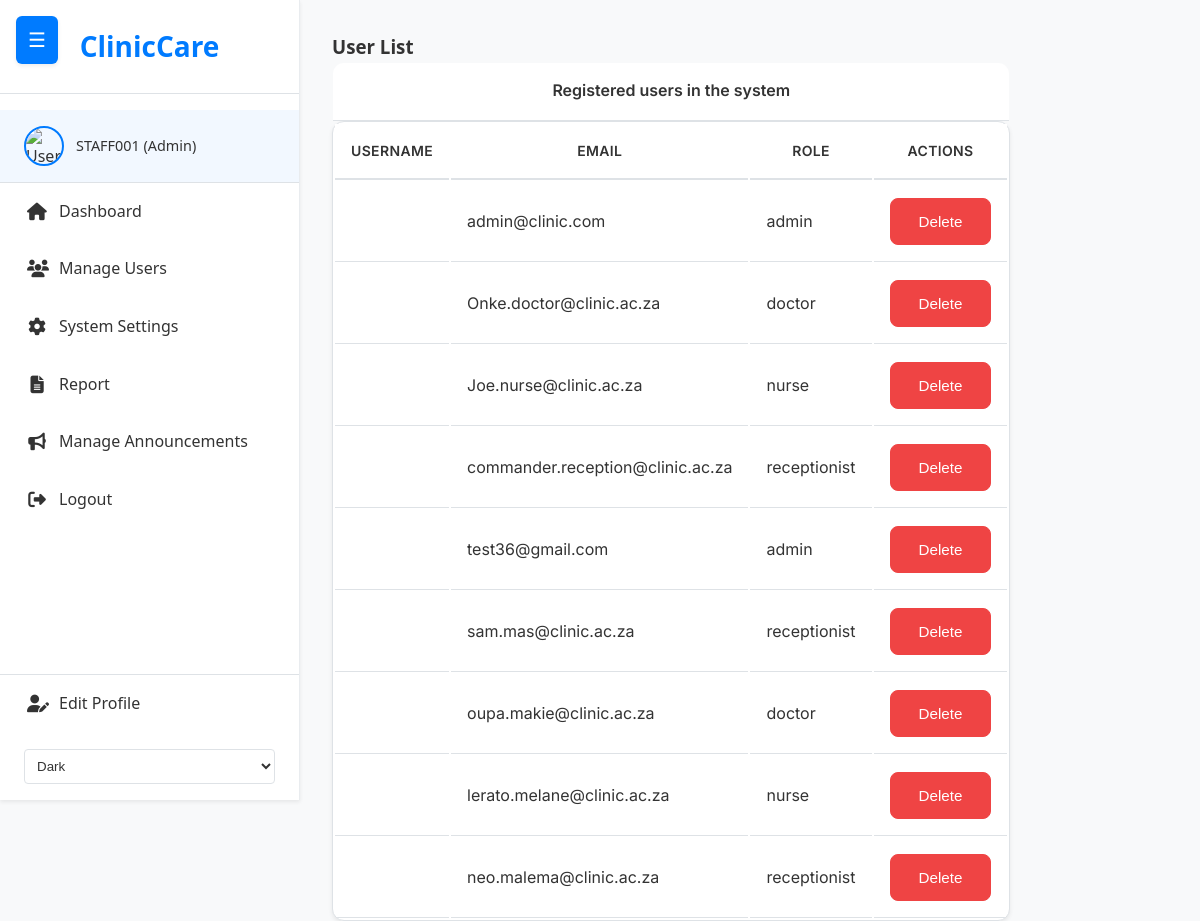
/manage_users (signed in), run on an earlier commit of the app's database.
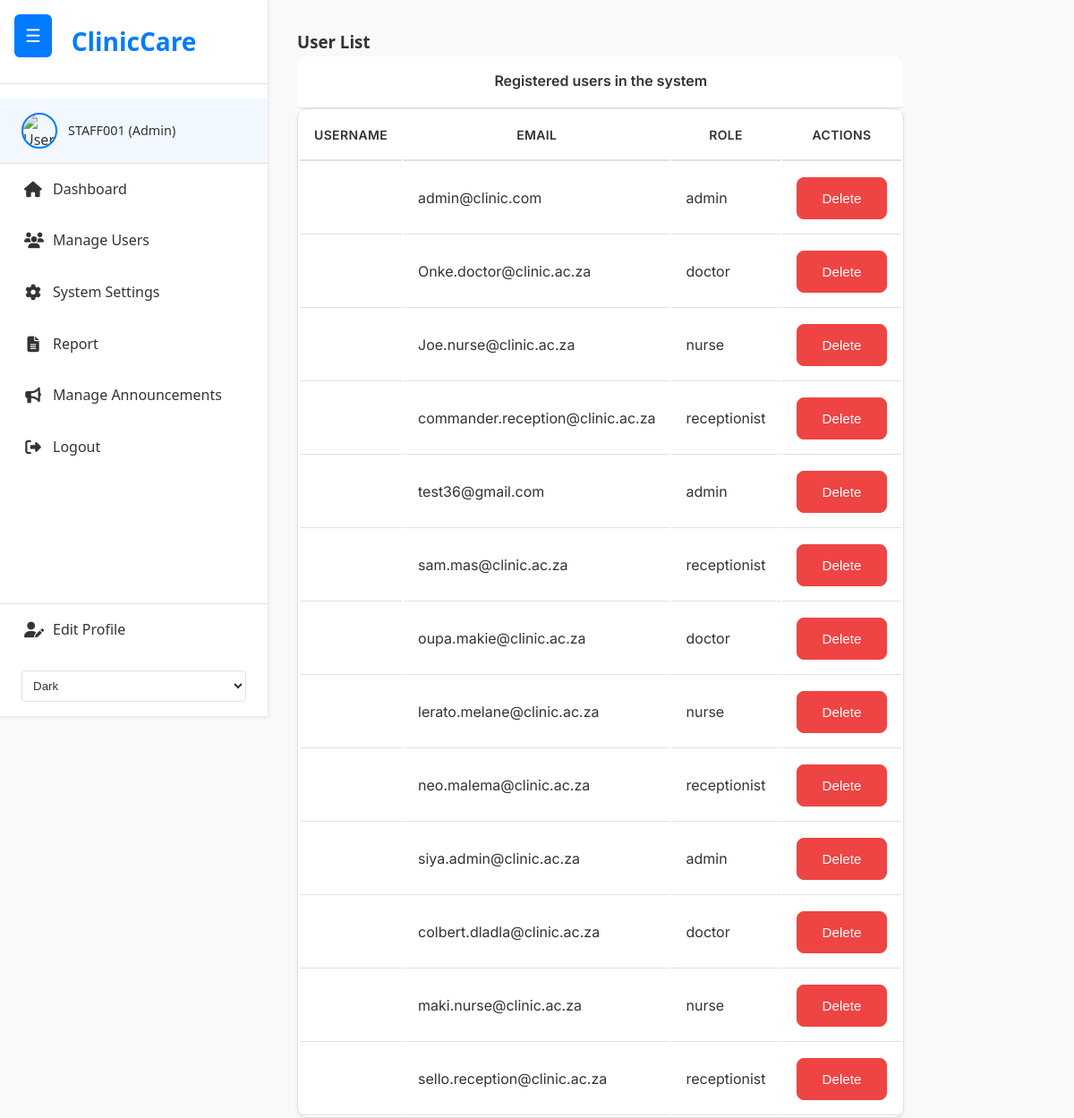
And on a later commit of the database.
### tables this page shows
CREATE TABLE employees
                     (id INTEGER PRIMARY KEY AUTOINCREMENT,
                      first_name TEXT NOT NULL,
                      last_name TEXT NOT NULL,
                      email TEXT NOT NULL,
                      password TEXT NOT NULL,
                      phone TEXT,
                      address TEXT,
                      role TEXT NOT NULL,
                      hire_date TEXT,
                      availability TEXT DEFAULT 'available',
                      profile_image TEXT DEFAULT 'default.jpg',
                      staff_number TEXT UNIQUE NOT NULL DEFAULT 'TEMPSTAFF', specialization TEXT);

### script.py (the view, shortened to what this page needs)
@app.route('/manage_users', methods=['GET', 'POST'])
def manage_users():
    if 'username' not in session or session.get('role') != 'admin':
        flash('Please log in as an admin to manage users.', 'error')
        return redirect(url_for('login_page'))
    conn = None
    try:
        conn = get_db_connection()
        c = conn.cursor()
        user_details = get_user_details(conn, session['username'])
        if not user_details:
            flash('User details not found. Please log in again.', 'error')
            return redirect(url_for('login_page'))
        c.execute("SELECT staff_number, first_name, last_name, email, role FROM employees ORDER BY id")
        employees = [
            {
                'staff_number': row['staff_number'],
                'first_name': row['first_name'],
                'last_name': row['last_name'],
                'email': row['email'],
                'role': row['role']
            } for row in c.fetchall()
        ]
        return render_template('admin/manageUsers.html',
                              employees=employees,
                              user_details=user_details,
                              username=session['username'])
    except sqlite3.Error as e:
        logger.error(f"Database error in manage_users: {e}")
        flash('An error occurred while managing users.', 'error')
        return redirect(url_for('admin_dashboard'))
    finally:
        if conn:
            conn.close()

### script.py (called while the page is built)
def get_db_connection():
    if 'db' not in g:
        g.db = sqlite3.connect('clinicinfo.db')
        g.db.row_factory = sqlite3.Row
    return g.db

def get_user_details(conn, user_id):
    try:
        c = conn.cursor()
        c.execute("SELECT * FROM employees WHERE staff_number = ?", (user_id,))
        user = c.fetchone()
        return dict(user) if user else {}
    except sqlite3.Error as e:
        logger.error(f"Error fetching user details: {e}")
        return {}

### templates/admin/manageUsers.html (shortened to what this page needs)
{% extends "base.html" %}
{% block content %}
<div class="container mx-auto px-4 py-8">
    <div class="bg-white rounded-lg shadow-md p-6 mb-8">
        <h3 class="text-xl font-semibold mb-4">User List</h3>
        <table id="user-table" class="w-full table-auto border-collapse">
            <caption class="text-left text-lg font-medium mb-2">Registered users in the system</caption>
            <thead>
                <tr class="bg-gray-100">
                    <th class="px-4 py-2 text-left">Username</th>
                    <th class="px-4 py-2 text-left">Email</th>
                    <th class="px-4 py-2 text-left">Role</th>
                    <th class="px-4 py-2 text-left">Actions</th>
                </tr>
            </thead>
            <tbody id="user-table-body">
                {% for user in employees %}
                <tr class="hover:bg-gray-50">
                    <td class="px-4 py-2">{{ user.username }}</td>
                    <td class="px-4 py-2">{{ user.email }}</td>
                    <td class="px-4 py-2">{{ user.role }}</td>
                    <td class="px-4 py-2">
                        <button class="btn btn-danger delete-user" data-user-id="{{ user.id }}" aria-label="Delete user {{ user.username }}">Delete</button>
                    </td>
                </tr>
                {% else %}
                <tr><td colspan="4" class="px-4 py-2 text-center">No users found.</td></tr>
                {% endfor %}
            </tbody>
        </table>
    </div>
</div>
{% endblock %}

### templates/base.html (shortened to what this page needs)
<!DOCTYPE html>
<html lang="en">
<head>
  <link rel="stylesheet" href="https://cdnjs.cloudflare.com/ajax/libs/font-awesome/6.4.0/css/all.min.css">
  <link rel="stylesheet" href="{{ url_for('static', filename='css/baseSidebar.css') }}?v=2">
  {% if session.role == 'receptionist' %}
    <link rel="stylesheet" href="{{ url_for('static', filename='css/reception.css') }}?v=2">
  {% elif session.role == 'doctor' %}
    <link rel="stylesheet" href="{{ url_for('static', filename='css/doctor.css') }}?v=1">
  {% elif session.role == 'nurse' %}
    <link rel="stylesheet" href="{{ url_for('static', filename='css/nurse.css') }}?v=1">
  {% elif session.role == 'admin' %}
    <link rel="stylesheet" href="{{ url_for('static', filename='css/admin.css') }}?v=1">
  {% endif %}
</head>
<body class="dashboard-page" data-role="{{ session.role }}">
  <button class="menu-toggle" id="menu-toggle-btn" aria-label="Toggle Sidebar" aria-expanded="false">☰</button>
  <aside class="sidebar {% if session.role == 'receptionist' %}active{% endif %}" id="sidebar" role="navigation" aria-label="Main Navigation">
    <div class="logo">ClinicCare</div>
    <nav>
      {% if session.username %}
        <div class="user-info">
          <img src="{{ url_for('static', filename='images/user-placeholder.png') }}" alt="User Avatar">
          <span>{{ session.username }} ({{ session.role | capitalize }})</span>
        </div>
        {% if session.role == 'receptionist' %}
          <ul>
            <li><a href="{{ url_for('reception_dashboard') }}" class="sidebar-btn"><i class="fas fa-home"></i> Dashboard</a></li>
            <li><a href="{{ url_for('manage_appointments') }}" class="sidebar-btn"><i class="fas fa-calendar-check"></i> Manage Appointments</a></li>
            <li><a href="{{ url_for('check_in_page') }}" class="sidebar-btn"><i class="fas fa-user-check"></i> Check-In Desk</a></li>
            <li><a href="{{ url_for('helped_patients_report') }}" class="sidebar-btn"><i class="fas fa-file-alt"></i> Patient Report</a></li>
            <li><a href="{{ url_for('search_patient') }}" class="sidebar-btn"><i class="fas fa-search"></i> Search Patients</a></li>
            <li><a href="{{ url_for('reception_view_announcements') }}" class="sidebar-btn"><i class="fas fa-bullhorn"></i> View Announcements</a></li>
            <li><a href="{{ url_for('logout') }}" class="sidebar-btn logout-btn"><i class="fas fa-sign-out-alt"></i> Logout</a></li>
          </ul>
        {% elif session.role == 'admin' %}
          <ul>
            <li><a href="{{ url_for('admin_dashboard') }}" class="sidebar-btn"><i class="fas fa-home"></i> Dashboard</a></li>
            <li><a href="{{ url_for('manage_users') }}" class="sidebar-btn"><i class="fas fa-users"></i> Manage Users</a></li>
            <li><a href="{{ url_for('system_settings') }}" class="sidebar-btn"><i class="fas fa-cog"></i> System Settings</a></li>
            <li><a href="{{ url_for('doctor_report') }}" class="sidebar-btn"><i class="fas fa-file-alt"></i> Report</a></li>
            <li><a href="{{ url_for('announcements') }}" class="sidebar-btn"><i class="fas fa-bullhorn"></i> Manage Announcements</a></li>
            <li><a href="{{ url_for('logout') }}" class="sidebar-btn logout-btn"><i class="fas fa-sign-out-alt"></i> Logout</a></li>
          </ul>
        {% endif %}
        <ul class="sidebar-footer">
          <li><a href="{{ url_for('edit_profile') }}" class="sidebar-btn"><i class="fas fa-user-edit"></i> Edit Profile</a></li>
          <li>
            <form action="{{ url_for('change_theme') }}" method="POST" class="theme-form">
              <select name="theme" onchange="this.form.submit()" class="form-control">
               <option value="dark" {% if session.theme == 'dark' %}selected{% endif %}>Dark</option>
              </select>
            </form>
          </li>
        </ul>
      {% else %}
        <ul>
          <li><a href="{{ url_for('login_page') }}"><i class="fas fa-sign-in-alt"></i> Login</a></li>
        </ul>
      {% endif %}
    </nav>
  </aside>
  <main class="dashboard" id="main-content">
    {% block content %}{% endblock %}
  </main>
</body>
</html>

### static/css/baseSidebar.css (style rules this page uses)
* { margin: 0; padding: 0; box-sizing: border-box; }
html, body { height: 100%; font-family: 'Segoe UI', Tahoma, Geneva, Verdana, sans-serif; line-height: 1.6; color: var(--text-color, #333); background-color: var(--bg-color, #f8f9fa); }
:root { --bg-color: #f8f9fa; --sidebar-bg: #ffffff; --sidebar-border: #e9ecef; --text-color: #333; --text-muted: #6c757d; --link-color: #007bff; --link-hover: #0056b3; --card-bg: #ffffff; --border-color: #dee2e6; --shadow: 0 0.125rem 0.25rem rgba(0, 0, 0, 0.075); --transition: all 0.3s ease; --current-time: "02:35 PM SAST, October 22, 2025"; }
.dashboard-page { display: flex; min-height: 100vh; }
.menu-toggle { position: fixed; top: 1rem; left: 1rem; z-index: 1000; background: var(--link-color); color: white; border: none; padding: 0.75rem; border-radius: 0.375rem; cursor: pointer; font-size: 1.25rem; box-shadow: var(--shadow); transition: var(--transition); }
.sidebar { position: fixed; top: 0; left: -300px; width: 300px; height: 100vh; background: var(--sidebar-bg); border-right: 1px solid var(--sidebar-border); transition: var(--transition); z-index: 999; overflow-y: auto; box-shadow: var(--shadow); }
.sidebar.active { left: 0; }
.sidebar .logo { padding: 1.5rem; text-align: center; font-size: 1.75rem; font-weight: bold; color: var(--link-color); border-bottom: 1px solid var(--border-color); }
.sidebar nav { padding: 1rem 0; }
.user-info { padding: 1rem 1.5rem; display: flex; align-items: center; gap: 0.75rem; border-bottom: 1px solid var(--border-color); background: rgba(0, 123, 255, 0.05); }
.user-info img { width: 40px; height: 40px; border-radius: 50%; border: 2px solid var(--link-color); }
.user-info span { font-size: 0.9rem; color: var(--text-color); font-weight: 500; }
.sidebar ul { list-style: none; }
.sidebar ul li { margin: 0; }
.sidebar-btn { display: flex; align-items: center; gap: 0.75rem; padding: 1rem 1.5rem; color: var(--text-color); text-decoration: none; transition: var(--transition); border-left: 3px solid transparent; width: 100%; }
.sidebar-btn i { width: 20px; text-align: center; font-size: 1.1rem; }
.sidebar-footer { position: absolute; bottom: 0; width: 100%; border-top: 1px solid var(--border-color); background: var(--sidebar-bg); }
.sidebar-footer .theme-form { padding: 1rem 1.5rem; }
.sidebar-footer .form-control { width: 100%; padding: 0.5rem; border: 1px solid var(--border-color); border-radius: 0.25rem; background: var(--card-bg); color: var(--text-color); }
.dashboard { flex: 1; margin-left: 0; transition: var(--transition); padding: 2rem; background: var(--bg-color); }
.dashboard.active { margin-left: 300px; }
.btn { display: inline-block; padding: 0.75rem 1.5rem; border: 1px solid transparent; border-radius: 0.375rem; text-decoration: none; font-weight: 500; cursor: pointer; transition: var(--transition); }
.btn-danger { background: #dc3545; color: white; border-color: #dc3545; }
.form-control { width: 100%; padding: 0.75rem; border: 1px solid var(--border-color); border-radius: 0.375rem; background: var(--card-bg); color: var(--text-color); transition: var(--transition); }
select.form-control { cursor: pointer; }

### templates/base.html (style rules this page uses)
:root { --current-time: "02:35 PM SAST, October 22, 2025"; }

What changed in the data, as far as the page shows it:
added employees: email "siya.admin@clinic.ac.za", role "admin"
added employees: email "colbert.dladla@clinic.ac.za", role "doctor"
added employees: email "maki.nurse@clinic.ac.za", role "nurse"
added employees: email "sello.reception@clinic.ac.za", role "receptionist"
